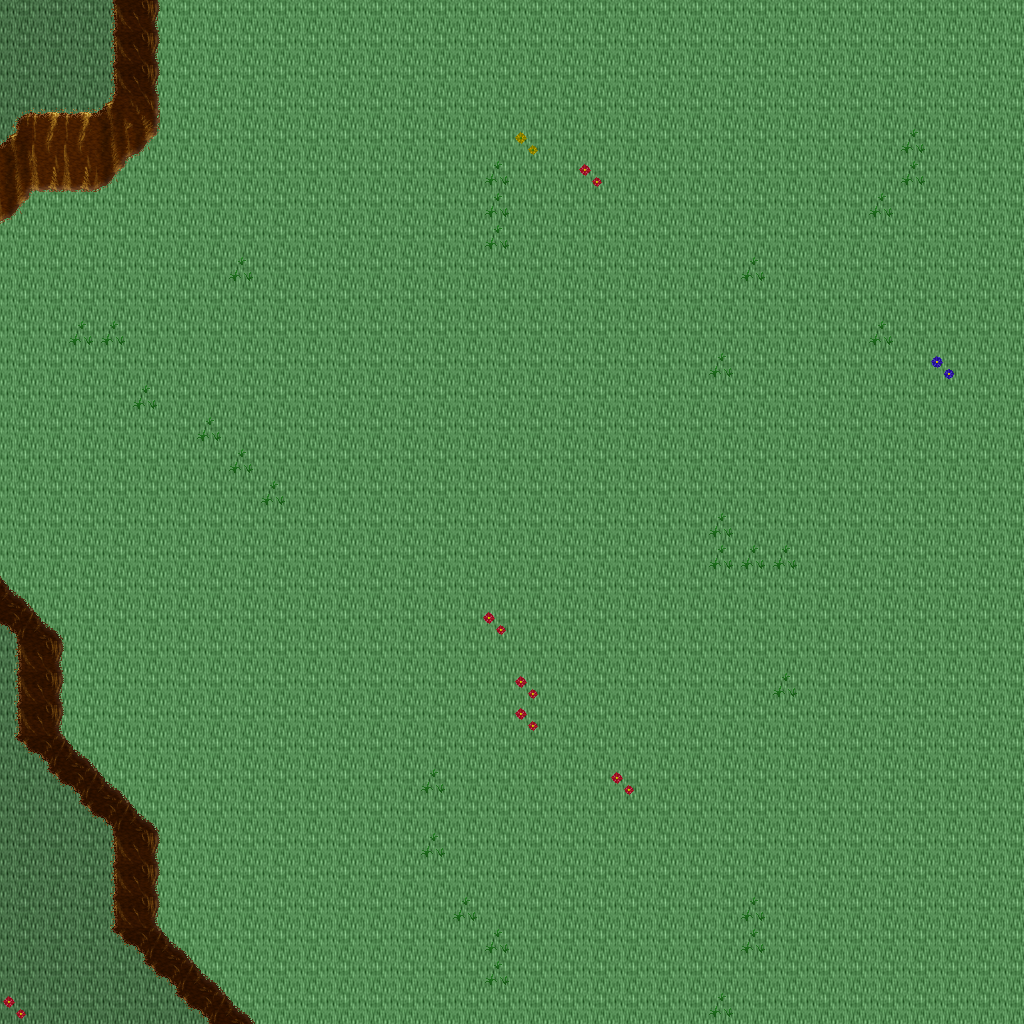

This is a level from a 2D game, rendered from its Tiled map with the project's own tilesets. A one-line summary and the map file follow, with tile-layer data summarised:
An orthogonal 32x32 tile map with 32x32 px tiles, 5 tile layers (Ground, Objects, Objects2, Above, ...), 1 hidden layer not drawn, 16 tilesets.

<map version="1.10" tiledversion="1.11.0" orientation="orthogonal" renderorder="right-down" width="32" height="32" tilewidth="32" tileheight="32" infinite="0" nextlayerid="11" nextobjectid="1">
 <tileset firstgid="1" name="ground_ground" tilewidth="32" tileheight="32" tilecount="33" columns="3">
  <image source="../drawable/ground_ground.png" width="96" height="352" />
 </tileset>
 <tileset firstgid="34" name="ground_ridge_earth_dark" tilewidth="32" tileheight="32" tilecount="96" columns="12">
  <image source="../drawable/ground_ridge_earth_dark.png" width="384" height="256" />
 </tileset>
 <tileset firstgid="130" name="ground_earth_edges" tilewidth="32" tileheight="32" tilecount="18" columns="6">
  <image source="../drawable/ground_earth_edges.png" width="192" height="96" />
 </tileset>
 <tileset firstgid="148" name="ground_rock_pebbles" tilewidth="32" tileheight="32" tilecount="3" columns="1">
  <image source="../drawable/ground_rock_pebbles.png" width="32" height="96" />
 </tileset>
 <tileset firstgid="151" name="plant_grasses" tilewidth="32" tileheight="32" tilecount="6" columns="3">
  <image source="../drawable/plant_grasses.png" width="96" height="64" />
 </tileset>
 <tileset firstgid="157" name="plant_flower_daisy_white" tilewidth="32" tileheight="32" tilecount="8" columns="2">
  <image source="../drawable/plant_flower_daisy_white.png" width="64" height="128" />
 </tileset>
 <tileset firstgid="165" name="plant_flower_daisy_blue" tilewidth="32" tileheight="32" tilecount="8" columns="2">
  <image source="../drawable/plant_flower_daisy_blue.png" width="64" height="128" />
 </tileset>
 <tileset firstgid="173" name="plant_flower_daisy_red" tilewidth="32" tileheight="32" tilecount="8" columns="2">
  <image source="../drawable/plant_flower_daisy_red.png" width="64" height="128" />
 </tileset>
 <tileset firstgid="181" name="plant_flower_daisy_yellow" tilewidth="32" tileheight="32" tilecount="8" columns="2">
  <image source="../drawable/plant_flower_daisy_yellow.png" width="64" height="128" />
 </tileset>
 <tileset firstgid="189" name="plant_tree_tree_green" tilewidth="32" tileheight="32" tilecount="88" columns="8">
  <image source="../drawable/plant_tree_tree_green.png" width="256" height="352" />
 </tileset>
 <tileset firstgid="277" name="logic_portal" tilewidth="32" tileheight="32" tilecount="24" columns="8">
  <image source="../drawable/logic_portal.png" width="256" height="96" />
 </tileset>
 <tileset firstgid="301" name="logic_collision" tilewidth="32" tileheight="32" tilecount="1" columns="1">
  <image source="../drawable/logic_collision.png" width="32" height="32" />
 </tileset>
 <tileset firstgid="302" name="furniture_chair_bench_wooden" tilewidth="32" tileheight="32" tilecount="8" columns="2">
  <image source="../drawable/furniture_chair_bench_wooden.png" width="64" height="128" />
 </tileset>
 <tileset firstgid="310" name="plant_stump_int_small_stump_2" tilewidth="32" tileheight="32" tilecount="1" columns="1">
  <image source="../drawable/plant_stump_int_small_stump_2.png" width="32" height="32" />
 </tileset>
 <tileset firstgid="311" name="object_well_hoist" tilewidth="32" tileheight="32" tilecount="9" columns="3">
  <image source="../drawable/object_well_hoist.png" width="96" height="96" />
 </tileset>
 <tileset firstgid="320" name="logic_creature_mutant" tilewidth="32" tileheight="32" tilecount="7" columns="7">
  <image source="../drawable/logic_creature_mutant.png" width="224" height="32" />
 </tileset>
 <layer id="1" name="Ground" width="32" height="32">
  <data>[1024 cells, 1024 non-empty, 2 distinct tile ids]</data>
 </layer>
 <layer id="2" name="Objects" width="32" height="32">
  <data>[1024 cells, 91 non-empty, 17 distinct tile ids]</data>
 </layer>
 <layer id="3" name="Objects2" width="32" height="32">
  <data>[1024 cells, 0 non-empty, 0 distinct tile ids]</data>
 </layer>
 <layer id="4" name="Above" width="32" height="32">
  <data>[1024 cells, 0 non-empty, 0 distinct tile ids]</data>
 </layer>
 <layer id="5" name="Above2" width="32" height="32">
  <data>[1024 cells, 0 non-empty, 0 distinct tile ids]</data>
 </layer>
 <layer id="6" name="Walkable" width="32" height="32" visible="0">
  <data>[1024 cells, 47 non-empty, 1 distinct tile ids]</data>
 </layer>
 <objectgroup id="7" name="Mapevents" />
 <objectgroup id="8" name="Spawn" />
 <objectgroup id="9" name="Keys" />
 <objectgroup id="10" name="Replace" />
</map>
